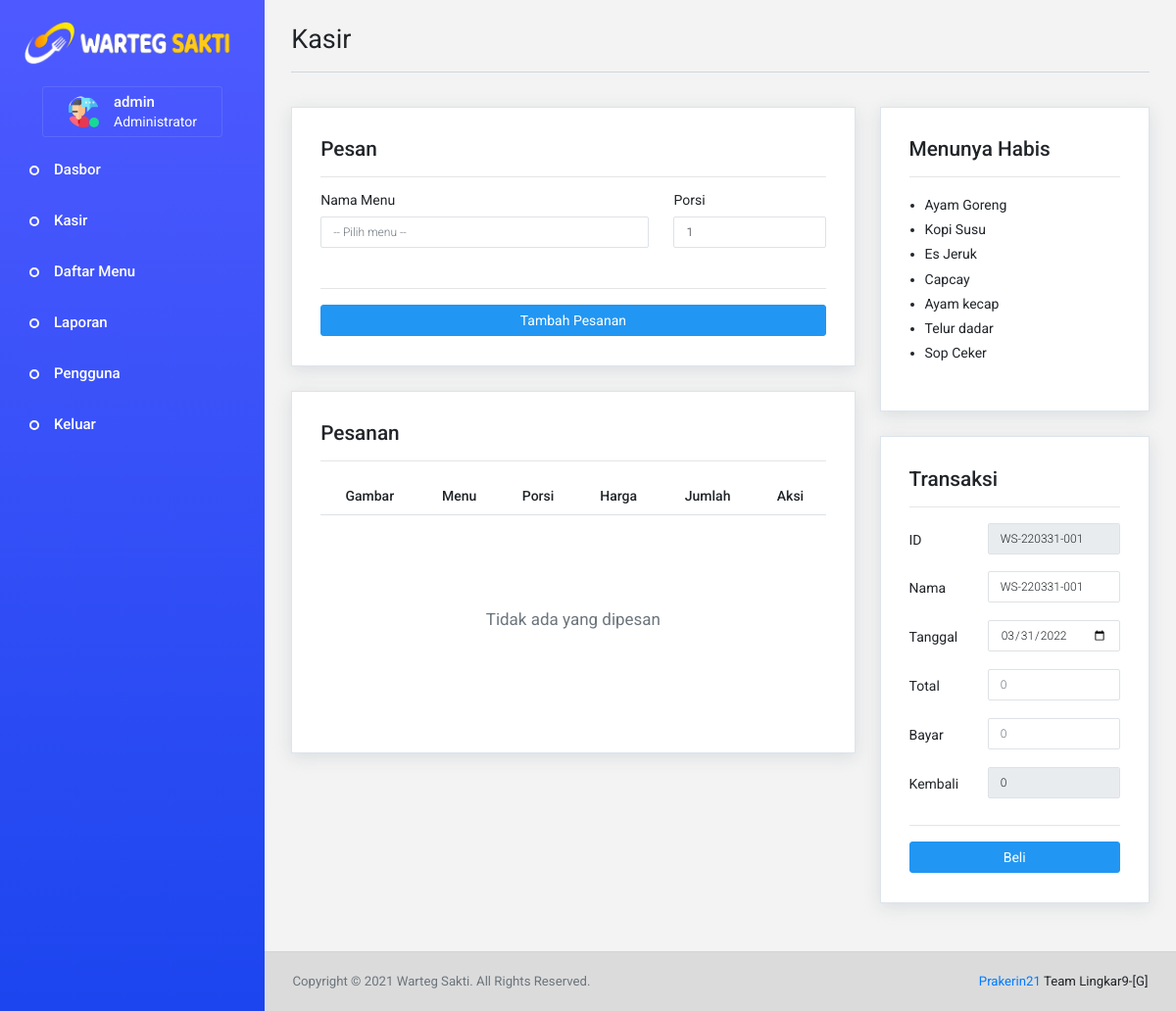
Page /?p=kasir (signed in) on the committed database.
### tables this page shows
CREATE TABLE `pengguna` (
  `id_pengguna` int(10) NOT NULL,
  `gambar` varchar(50) NOT NULL,
  `nama_lengkap` varchar(50) NOT NULL,
  `email` varchar(50) NOT NULL,
  `telepon` varchar(13) NOT NULL,
  `username` varchar(10) NOT NULL,
  `password` varchar(100) NOT NULL,
  `level` enum('admin','kasir') NOT NULL,
  `status` enum('aktif','pasif') NOT NULL
);

CREATE TABLE `daftar_menu` (
  `id_menu` int(11) NOT NULL,
  `menu` varchar(100) NOT NULL,
  `gambar` varchar(50) NOT NULL,
  `jenis` enum('Makanan','Minuman') NOT NULL,
  `harga` int(11) NOT NULL,
  `status` enum('Tersedia','Habis') NOT NULL,
  `terjual` int(11) NOT NULL DEFAULT 0
);

### condition.php (called while the page is built, shortened)
<?php
  $admin = isset($_SESSION["admin"]);
  $idp = $_SESSION['login']["id_pengguna"];
  $tbp = mysqli_query($conn, "SELECT * FROM pengguna WHERE id_pengguna='$idp'");
  $rowp = mysqli_fetch_assoc($tbp);
  $datenow = date("Y-m-d");
?>

### kasir.php (the view, shortened to what this page needs)
<div class="row page-title-header">
  <div class="col-12">
    <div class="page-header">
      <h3 class="page-title">
        Kasir
      </h3>
    </div>
  </div>
</div>
<div class="row">
  <div class="col-xl-8 col-md-7">
    <div class="row">
              <?php
                $tbmenuhabis = mysqli_query($conn, "SELECT * FROM daftar_menu WHERE status='Habis'");
              ?>
      <div class="col-md-12 col-sm-7 order-first grid-margin">
        <div class="card">
          <div class="card-body">
            <h2 class="card-title icon-sm">Pesan</h2>
            <hr>
            <form method="post">
              <div class="row">
                <div class="col-sm-8">
                  <div class="form-group">
                    <label for="menu">Nama Menu</label>
                    <input list="menu-list" type="text" class="form-control" id="menu" placeholder="-- Pilih menu --" name="menu" autocomplete="off" required oninvalid="this.setCustomValidity('Masukkan Menu Yang Ingin Dipesan 🙂')" oninput="this.setCustomValidity('')" title="Masukkan Menu">
                  </div>
                </div>
                <div class="col-sm-4">
                  <div class="form-group grid-margin">
                    <label for="porsi">Porsi</label>
                    <input type="number" class="form-control" id="porsi" name="porsi" min="1" value="1" oninvalid="this.setCustomValidity('Jumlah Porsi (Min=1) 🙂')" oninput="this.setCustomValidity('')" title="Jumlah Porsi">
                  </div>
                </div>
              </div>
              <hr>
              <button type="submit" class="btn btn-primary btn-sm btn-block" name="tambahpesanan" title="Tambah Pesanan">Tambah Pesanan</button>
            </form>
          </div>
        </div>
      </div>
      <div class="col-12 grid-margin">
        <div class="card">
          <div class="card-body">
            <div class="row">
              <div class="col-md-12">
                <h2 class="card-title icon-sm">Pesanan</h2>
                <hr>
                <div class="table-responsive">
                  <table class="table text-center">
                    <thead>
                      <tr>
                        <th>Gambar</th>
                        <th>Menu</th>
                        <th>Porsi</th>
                        <th>Harga</th>
                        <th>Jumlah</th>
                        <th>Aksi</th>
                      </tr>
                    </thead>
                  </table>
                </div>
                <?=empty($_SESSION["checkout"]) ? "<h5 class='text-center text-muted my-5 py-5'>Tidak ada yang dipesan</h5>":"";?>
              </div>
            </div>
          </div>
        </div>
      </div>
    </div>
  </div>
  <div class="col-xl-4 col-md-5">
    <div class="row">
      <div class="col-12 d-md-block d-none grid-margin">
        <div class="card">
          <div class="card-body">
            <h2 class="card-title icon-sm">Menunya Habis</h2>
            <hr>
            <ul>
              <?php
                $tbmenuhabis = mysqli_query($conn, "SELECT * FROM daftar_menu WHERE status='Habis'");
                foreach( $tbmenuhabis as $rowmenuhabis ):
              ?>
                <li><?=$rowmenuhabis["menu"];?></li>
              <?php endforeach; ?>
            </ul>
          </div>
        </div>
      </div>
      <div class="col-12 grid-margin">
        <div class="card">
          <div class="card-body">
            <?php
              $qpesanan = mysqli_query($conn, "SELECT max(id_transaksi) as terbesar FROM pesanan");
              $rpesanan = mysqli_fetch_assoc($qpesanan);
              $idpesanan = $rpesanan["terbesar"];
              $urutan = (int)substr($idpesanan, 11, 3);
              $urutan++;
              $generateid = "WS-".date("ymd-").sprintf("%03s", $urutan);
            ?>
            <h2 class="card-title icon-sm">Transaksi</h2>
            <hr>
            <form method="post" id="kasirForm">
              <div class="form-group row">
                <label for="id_transaksi" class="col-sm-4 col-form-label">ID</label>
                <div class="col-sm-8">
                  <input type="text" name="id_transaksi" id="id_transaksi" class="form-control" readonly value="<?=$generateid;?>" title="ID Transaksi">
                </div>
              </div>
              <div class="form-group row">
                <label for="nama_transaksi" class="col-sm-4 col-form-label">Nama</label>
                <div class="col-sm-8">
                  <input type="text" name="nama_transaksi" id="nama_transaksi" class="form-control" autocomplete="off" required oninvalid="this.setCustomValidity('Mohon Isi Terlebih Dahulu 🙂')" oninput="this.setCustomValidity('')" value="<?=$generateid;?>" title="Nama Transaksi">
                </div>
              </div>
              <div class="form-group row">
                <label for="tanggal" class="col-sm-4 col-form-label">Tanggal</label>
                <div class="col-sm-8">
                  <input type="date" name="tanggal" id="tanggal" class="form-control" min="<?=$datenow;?>" required value="<?=$datenow;?>" title="Pilih Tanggal">
                </div>
              </div>
              <div class="form-group row">
                <label for="total" class="col-sm-4 col-form-label">Total</label>
                <div class="col-sm-8">
                  <input type="number" name="total" id="total" class="form-control" placeholder="0" required oninvalid="this.setCustomValidity('Ini Tidak Boleh Kosong 🙂')" oninput="this.setCustomValidity('')" value="<?=$total;?>" title="Total Harga">
                </div>
              </div>
              <div class="form-group row">
                <label for="bayar" class="col-sm-4 col-form-label">Bayar</label>
                <div class="col-sm-8">
                  <input type="number" name="bayar" id="bayar" class="form-control" min="0" placeholder="0" required oninvalid="this.setCustomValidity('Mohon Isi Terlebih Dahulu 🙂')" oninput="this.setCustomValidity('')" title="Bayar">
                </div>
              </div>
              <div class="form-group row grid-margin">
                <label for="kembali" class="col-sm-4 col-form-label">Kembali</label>
                <div id="platra" class="col-sm-8">
                  <input type="number" name="kembali" id="kembali" class="form-control" readonly value="0" title="Uang Kembalian">
                </div>
              </div>
              <hr>
              <button type="submit" name="belipesanan" class="btn btn-primary btn-sm btn-block" title="Beli">Beli</button>
            </form>
          </div>
        </div>
      </div>
    </div>
  </div>
</div>

### index.php (shortened to what this page needs)
<?php
  require "config.php";
  require "condition.php";
?>
<!DOCTYPE html>
<html lang="id-ID">
  <head>
    <link rel="stylesheet" href="assets/vendors/iconfonts/mdi/css/materialdesignicons.min.css">
    <link rel="stylesheet" href="assets/vendors/iconfonts/font-awesome/css/font-awesome.min.css">
    <link rel="stylesheet" href="assets/css/style.css">
    <link rel="stylesheet" href="assets/css/bootstrap.min.css">
    <link rel="stylesheet" href="assets/css/dashboard.css">
  </head>
  <body>
    <div class="container-scroller">
      <div class="container-fluid page-body-wrapper">
        <nav class="sidebar sidebar-offcanvas" id="sidebar">
          <ul class="nav">
            <li class="nav-item nav-profile my-3">
              <img src="assets/images/logo.png" class="navbar-brand navbar-brand-wrapper brand-log ml-4" alt="logo" title="logo">
            </li>
            <li class="nav-item nav-profile mt-0 mb-2">
              <a href="?p=profil" class="nav-link" title="Profil">
                <div class="profile-image">
                  <img class="img-xs rounded-circle" src='assets/images/user/<?=$rowp["gambar"];?>' alt="profil">
                  <div class="dot-indicator bg-success"></div>
                </div>
                <div class="text-wrapper">
                  <p class="profile-name"><?=$rowp["nama_lengkap"];?></p>
                  <p class="designation"><?=$admin ? "Administrator":"Kasir";?></p>
                </div>
              </a>
            </li>
            <li class="nav-item">
              <a class="nav-link" href="?p=dashboard">
                <span class="menu-title">Dasbor</span>
              </a>
            </li>
            <li class="nav-item">
              <a class="nav-link" href="?p=kasir">
                <span class="menu-title">Kasir</span>
              </a>
            </li>
            <li class="nav-item">
              <a class="nav-link" href="?p=daftar-menu">
                <span class="menu-title">Daftar Menu</span>
              </a>
            </li>
            <li class="nav-item">
              <a class="nav-link" href="?p=laporan">
                <span class="menu-title">Laporan</span>
              </a>
            </li>
            <?php if( $admin ){ ?>
            <li class="nav-item">
              <a class="nav-link" href="?p=pengguna">
                <span class="menu-title">Pengguna</span>
              </a>
            </li>
            <?php } ?>
            <li class="nav-item">
              <a type="button" class="nav-link" data-toggle="modal" data-target="#logout"><span class="menu-title">Keluar</span></a>
            </li>
          </ul>
        </nav>
        <div class="main-panel">
          <div class="content-wrapper">
            <?php
              if( isset($_GET['p']) ){
                $page = $_GET['p'];
                switch( $page ){
                  case "kasir": include "kasir.php"; break;
                }
              } else {
                include 'dashboard.php';
              }
            ?>
          </div>
          <footer class="footer">
            <div class="container-fluid clearfix">
              <span class="text-muted d-block text-center text-sm-left d-sm-inline-block">Copyright &copy; 2021 Warteg Sakti. All Rights Reserved.</span>
              <span class="float-none float-sm-right d-block mt-1 mt-sm-0 text-center"><a href="#">Prakerin21</a> Team Lingkar9-[G]</span>
            </div>
          </footer>
        </div>
      </div>
    </div>
  </body>
</html>

### assets/css/style.css (style rules this page uses)
html { scroll-behavior: smooth; }
body { background-color: #f3f3f3; min-height: 100vh; }

### assets/css/dashboard.css (style rules this page uses)
.nav .nav-item, .navbar-nav .nav-item { line-height: 1; }
img.navbar-brand { width: 80%; height: 100%; max-width: 100%; margin: auto; vertical-align: middle; }
.sidebar { min-height: 100vh; background: linear-gradient(#4e5aff, #1c45ef); font-family: "roboto", sans-serif; padding: 0; width: 270px; z-index: 11; transition: width 0.25s ease, background 0.25s ease; -webkit-transition: width 0.25s ease, background 0.25s ease; -moz-transition: width 0.25s ease, background 0.25s ease; -ms-transition: width 0.25s ease, background 0.25s ease; }
.sidebar > .nav { overflow: hidden; flex-wrap: nowrap; flex-direction: column; }
.sidebar > .nav .nav-item .nav-link { align-items: center; display: flex; padding: 15px 30px 15px 55px; white-space: nowrap; color: #fff; }
.sidebar > .nav .nav-item .nav-link .menu-title { color: inherit; display: inline-block; font-size: 15px; line-height: 1; vertical-align: middle; font-weight: 500; }
.sidebar > .nav .nav-item.nav-profile { max-width: 270px; margin-right: auto; margin-left: auto; margin-top: 30px; margin-bottom: 30px; }
.sidebar > .nav .nav-item.nav-profile .nav-link { display: flex; border-radius: 3px; border: 1px solid rgba(255, 255, 255, 0.11); background-color: rgba(255, 255, 255, 0.1); color: #fff; padding: 15px 25px; }
.sidebar > .nav .nav-item.nav-profile .nav-link .profile-image { margin-right: 15px; position: relative; }
.sidebar > .nav .nav-item.nav-profile .nav-link .dot-indicator { position: absolute; bottom: 0px; right: 0px; }
.sidebar > .nav .nav-item.nav-profile .nav-link .profile-name { margin-bottom: 5px; font-weight: 500; font-size: 15px; color: #fff; }
.sidebar > .nav .nav-item.nav-profile .nav-link .designation { margin-bottom: 0; font-weight: 400; color: #fff; }
.sidebar > .nav > .nav-item > .nav-link { height: 52px; }
.sidebar > .nav > .nav-item:not(.nav-profile) > .nav-link { position: relative; }
.sidebar > .nav > .nav-item:not(.nav-profile) > .nav-link:before { content: ""; position: absolute; left: 30px; right: 50%; width: 10px; height: 10px; border-radius: 100%; border: 2px solid #fff; display: block; }
.sidebar > .nav:not(.sub-menu) > .nav-item > .nav-link { background: transparent; transition-duration: 0.3s; transition-timing-function: "ease-in-out"; transition-property: "background", "color", "box-shadow", "padding"; }
.footer { background: #dbdbdb; padding: 20px 1rem; transition: all 0.25s ease; -moz-transition: all 0.25s ease; -webkit-transition: all 0.25s ease; -ms-transition: all 0.25s ease; border-top: 1px solid #cdd6dc; font-size: calc(0.875rem - 0.05rem); font-family: "roboto", sans-serif; }
.footer a { font-size: inherit; }
.card { box-shadow: 0 0 0 0 rgba(90, 113, 208, 0.11), 0 4px 16px 0 rgba(167, 175, 183, 0.33); border: solid 1px #dde4eb; border-radius: 0px; }
.card .card-title { color: #212529; }
.page-body-wrapper { min-height: calc(100vh - 63px); display: flex; flex-direction: row; padding-left: 0; padding-right: 0; }
.main-panel { transition: width 0.25s ease, margin 0.25s ease; width: calc(100% - 270px); min-height: calc(100vh - 63px); display: flex; flex-direction: column; }
.content-wrapper { background: #f3f3f3; padding: 1.5rem 1.7rem; width: 100%; flex-grow: 1; }
.container-scroller { overflow: hidden; }
.page-header { display: flex; width: 100%; padding-bottom: 15px; border-bottom: 1px solid #cdd6dc; margin-bottom: 15px; }
.page-title { margin-top: 0; margin-bottom: 2px; }
.page-title-header { margin-bottom: 20px; }

### rows in the picture
pengguna: gambar (picture), nama_lengkap "admin"
daftar_menu: menu "Ayam Goreng"
daftar_menu: menu "Kopi Susu"
daftar_menu: menu "Es Jeruk"
daftar_menu: menu "Capcay"
daftar_menu: menu "Ayam kecap"
daftar_menu: menu "Telur dadar"
daftar_menu: menu "Sop Ceker"
